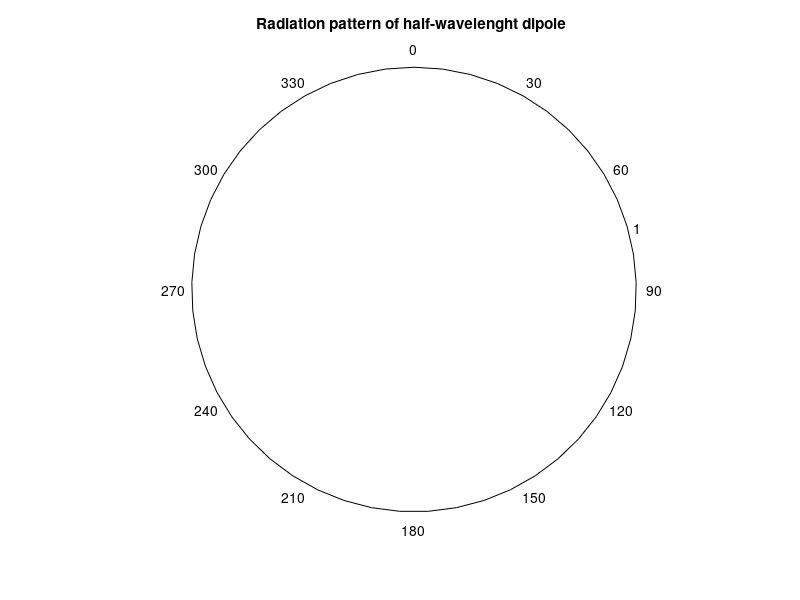

MATLAB code for this plot: (Note: this script raises an error after producing the figure.)
%author:Bikal Shrestha


%normalized field pattern
    
     x=0:0.0005:2*pi;
    P=sin(x);
    polar(x,P,'--r')
    hold on
    p=sin(-x);
    polar(x,p,'--r')
    view(-270,-90);
    title('Radiation pattern of Infinitesimal Dipole');
   
    %normalized power pattern
    y=0:0.0005:2*pi;
    A=(sin(y)).^2;
    polar(y,A,'r')
    hold on
    a=(sin(-y)).^2;
    polar(y,a,'r')
    view(-270,-90);
    title('Radiation pattern of Infinitesimal Dipole');
    
    
    
    
     %for normalized field pattern
    x=eps:0.0005:2*pi;
    P=sin(x);
    polar(x,P,'--g')
    hold on
    p=sin(-x);
    polar(x,p,'--g')
    view(-270,-90);
    title('Radiation pattern of Short Dipole');
    
    %for normalized power pattern
     y=eps:0.0005:2*pi;
    A=(sin(y)).^2;
    polar(y,A,'g')
    hold on
    a=(sin(-y)).^2;
    polar(y,a,'g')
    view(-270,-90);
    title('Radiation pattern of Short Dipole');
    
    
    
     %for normalized field pattern
    x=eps:0.0005:pi;
    X=cos(pi/2.*(cos(x)));
    P=(X./sin(x));
    polar(x,P,'--k')
    hold on
    p=(-X./sin(x));
    polar(x,p,'--k')
    view(-270,-90);
    title('Radiation pattern of half-wavelenght dipole ');
    
    %for normalized power pattern
    y=eps:0.0005:pi;
    Z=(cos(pi/2.*(cos(x)))).^2;
    A=(Z./(sin(y)).^2);
    polar(y,A,'k')
    hold on
    a=(-Z./(sin(y)).^2);
    polar(y,a,'k')
    view(-270,-90);
     title('Radiation pattern of half-wavelenght dipole ');
     
     
    
     
      %for field pattern
 
    x=0:0.001:2*pi;
    A=cos(B*L/2);
    p=cos(cos(x).*B.*L/2)-A;
    m=(p./sin(x));
    polar(x,m,'--b')
    hold on
    m=(-p./sin(x));
    polar(x,m,'--b')
    view(-270,-90)
    title('Radiation pattern of Finite length Dipole');
    
    %for power pattern
    x=0:0.001:2*pi;
    A=cos(B*L/2);
    p=cos(cos(x).*B.*L/2)-A;
    m=((p.^2)./sin(x));
    polar(x,m,'b')
    hold on
    m=((-p.^2)./sin(x));
    polar(x,m,'b')
    view(-270,-90)
    title('Radiation pattern of Finite length Dipole');
    
